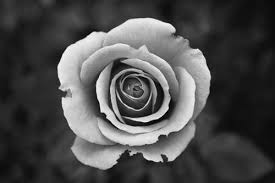
#> input picture Languages/Python/image compression/image.jpeg, 275 x 183 px
$ python flip.py --image 'image compression/image.jpeg'
#> lines starting #> are read from the running program, lines starting #| are printed output that depends on the picture
import argparse
import cv2
from PIL import Image

ap = argparse.ArgumentParser()
ap.add_argument('-i','--image',required=True,help="path")
args = vars(ap.parse_args())

image = cv2.imread(args['image'])
#> image is the input picture: shape (183, 275, 3); min 0, max 255, mean 76.5
cv2.imshow("Original",image)

flip_image = cv2.flip(image,1)
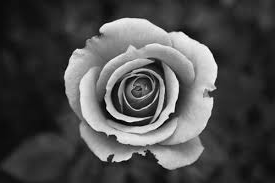
#> flip_image: shape (183, 275, 3); min 0, max 255, mean 76.5
cv2.imshow("Flipped",flip_image)

flip_image = cv2.flip(image,0)
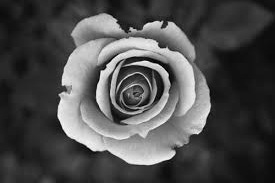
#> flip_image: shape (183, 275, 3); min 0, max 255, mean 76.5
cv2.imshow("F_verticallY",flip_image)

flip_image = cv2.flip(image,-1)
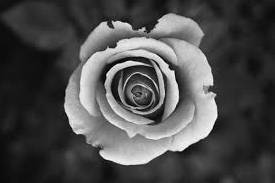
#> flip_image: shape (183, 275, 3); min 0, max 255, mean 76.5
cv2.imshow("Both" ,flip_image)

cv2.waitKey(0)
